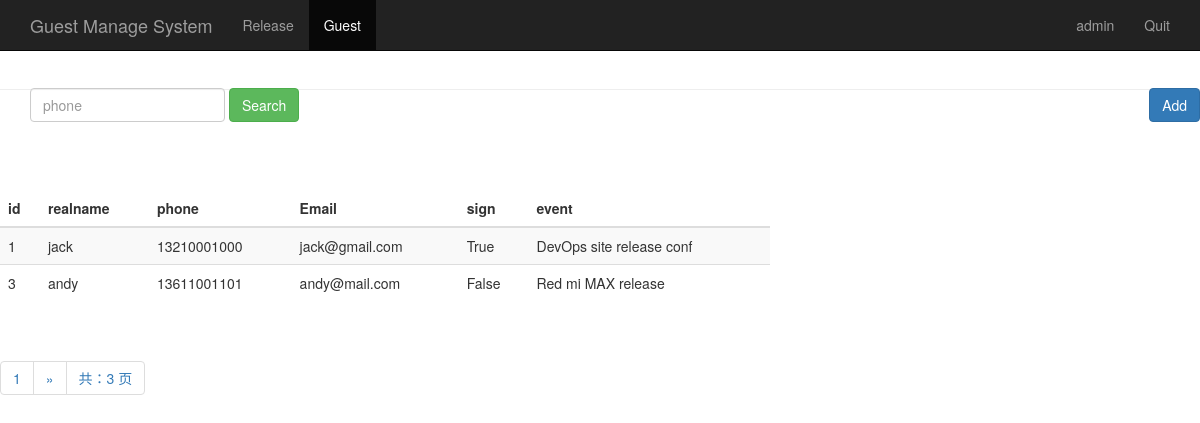
The page /guest_manage/ (signed in) on the database its author committed.
### sign/models.py (models this page shows, shortened)
class Guest(models.Model):
    event = models.ForeignKey(Event,on_delete=models.CASCADE,)
    realname = models.CharField(max_length=64)
    phone = models.CharField(max_length=16)
    email = models.EmailField()
    sign = models.BooleanField()
    create_time = models.DateTimeField(auto_now=True)
    class Meta:
        unique_together = ("event", "phone")

class Event(models.Model):
    name = models.CharField(max_length=100)
    limit = models.IntegerField()
    status = models.BooleanField()
    address = models.CharField(max_length=200)
    start_time = models.DateTimeField('events time')
    create_time = models.DateTimeField(auto_now = True)
    def __str__(self):
        return self.name

### sign/views.py (the view)
# urls.py: path('guest_manage/', views.guest_manage),
@login_required
def guest_manage(request):
    username = request.session.get('user', '')
    guest_list = Guest.objects.all()
    paginator = Paginator(guest_list, 2)
    page = request.GET.get('page')
    try:
        contacts = paginator.page(page)
    except PageNotAnInteger:
        contacts = paginator.page(1)
    except EmptyPage:
        contacts = paginator.page(paginator.num_pages)
    return render(request, "guest_manage.html", {"user": username,
                                                 "guests": contacts})

### sign/templates/guest_manage.html (shortened to what this page needs)
<!DOCTYPE HTML PUBLIC "-//W3C//DTD HTML 4.01 Transitional//EN"
        "http://www.w3.org/TR/html4/loose.dtd">
<html>
<head>
    {% load bootstrap3 %}
    {% bootstrap_css %}
</head>
<body>
      <nav class="navbar navbar-inverse navbar-fixed-top">
        <div class="container">
          <div class="navbar-header">
            <a class="navbar-brand" href="/guest_manage/">Guest Manage System</a>
          </div>
          <div id="navbar" class="collapse navbar-collapse">
            <ul class="nav navbar-nav">
              <li><a href="/event_manage/">Release</a></li>
              <li class="active"><a href="#about">Guest</a></li>
            </ul>
            <ul class="nav navbar-nav navbar-right">
             <li><a href="#">{{user}}</a></li>
             <li><a href="/logout/">Quit</a></li>
           </ul>
          </div>
        </div>
      </nav>
        <div class="page-header" style="margin-top: 80px;">
          <div id="navbar" class="navbar-collapse collapse" style="float:left;">
            <form class="navbar-form" method="get" action="/search_phone/">
              <div class="form-group">
                <input name="phone" type="text" placeholder="phone" class="form-control">
              </div>
              <button type="submit" class="btn btn-success">Search</button>
            </form>
          </div>
          <div style="float:right;">
            <button type="submit" class="btn btn-primary" onclick="window.location.href='/add_guest/'" style="margin-top: 8px;">Add</button>
          </div>
        </div>
        <div class="row" style="padding-top: 80px">
          <div class="col-md-6" style="width: 800px;">
            <table class="table table-striped">
              <thead>
                <tr>
                  <th>id</th>
                  <th>realname</th>
                  <th>phone</th>
                  <th>Email</th>
                  <th>sign</th>
                  <th>event</th>
                </tr>
              </thead>
              <tbody>
                {% for guest in guests %}
                  <tr>
                    <td>{{ guest.id }}</td>
                    <td>{{ guest.realname }}</td>
                    <td>{{ guest.phone }}</td>
                    <td>{{ guest.email }}</td>
                    <td>{{ guest.sign }}</td>
                    <td>{{ guest.event }}</td>
                  </tr>
               {% endfor %}
              </tbody>
            </table>
          </div>
        </div>
      <div class="pagination">
        <span class="step-links">
          <ul class="pagination">
             <li><a href="#">{{ guests.number }}</a></li>
            {% if guests.has_next %}
              {% if phone %}
                <li><a href="?phone={{ phone }}&page={{ guests.next_page_number }}">&raquo;</a></li>
              {% else %}
               <li><a href="?page={{ guests.next_page_number }}">&raquo;</a></li>
              {% endif %}
            {% endif %}
            <li><a href="#">共：{{ guests.paginator.num_pages }} 页</a></li>
          </ul>
        </span>
      </div>
</body>
</html>

### rows shown on the page
Guest: id "1", realname "jack", phone "13210001000", email "jack@gmail.com", sign "True", event "DevOps site release conf"
Guest: id "3", realname "andy", phone "13611001101", email "andy@mail.com", sign "False", event "Red mi MAX release"

### other values the page prints
{{ user }} "admin"
{{ guests.number }} "1"
{{ guests.paginator.num_pages }} "3"
